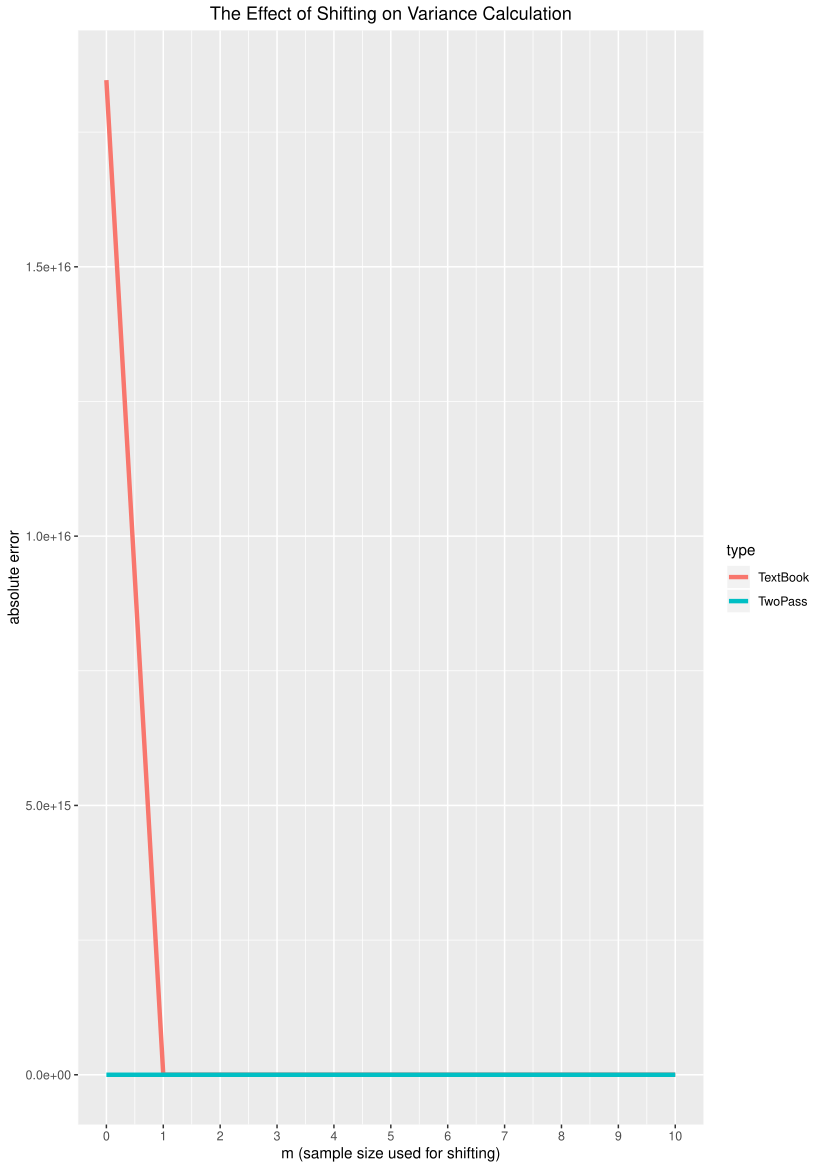

Here is the R script that generated this plot:
# Name: Christian Peters

library(testthat)
library(ggplot2)

# No. 1)
#=======

#' Calculates the sample variance of a vector x using the Youngs and Cramer
#' updating algorithm.
#' 
#' @param x The vector to calculate the variance of. It must be numeric.
#' 
#' @return The variance of x.
youngsCramerVar <- function(x) {
  stopifnot(is.numeric(x), length(x) > 0)
  
  n <- length(x)
  # The variance of a vector with one element is zero.
  if (n==1){
    return(0);
  }
  
  # Implementation of the Youngs Cramer formulas.
  t <- x[1]
  s <- 0
  for(j in 2:n) {
    t <- t + x[j]
    s <- s + (j*x[j]-t)**2/(j*(j-1))
  }
  
  # Return the sample variance.
  return(s/(n-1))
}

#' This function contains various test cases for the youngsCramerVar function.
test_youngsCramerVar <- function() {
  test_that("Test of youngsCramerVar function", {
    # edge cases
    expect_error(youngsCramerVar(numeric()))
    expect_equal(youngsCramerVar(rnorm(1)), 0)
    # minimal example
    expect_true(all.equal(youngsCramerVar(c(0, 1)), 0.5))
    # some bigger examples
    a <- rnorm(100)
    # use all.equal to test "near equality"
    expect_true(all.equal(youngsCramerVar(a), var(a)))
    a <- sample.int(100)
    expect_true(all.equal(youngsCramerVar(a), var(a)))
    a <- rnorm(10000)
    expect_true(all.equal(youngsCramerVar(a), var(a)))
  })
}

test_youngsCramerVar()

# No. 2)
#=======

#' Computes the variance of a vector using the two pass algorithm.
#' 
#' @param x A numeric vector.
#' @param m An optional parameter indicating the sample size based on which
#'          the shift value is calculated (shift = mean of sample of size m).
#'          It must be greater than or equal to zero.
#' 
#' @return The variance of x.
varTwoPass <- function(x, m=0) {
  if (m > 0) {
    x <- x - mean(sample(x, m))
  }
  return(sum((x-mean(x))**2)/(length(x)-1))
}

#' Computes the variance of a vector using the textbook algorithm.
#' 
#' @param x A numeric vector.
#' @param m An optional parameter indicating the sample size based on which
#'          the shift value is calculated (shift = mean of sample of size m).
#'          It must be greater than or equal to zero.
#' 
#' @return The variance of x.
varTextBook <- function(x, m=0) {
  stopifnot(is.numeric(x), m>=0)
  if (m > 0) {
    x <- x - mean(sample(x, m))
  }
  return((sum(x**2) - sum(x)**2/length(x))/(length(x)-1))
}

#' Computes the variance of a vector 1...n or an arbitrary permutation
#' thereof analytically.
#' 
#' @param x A numeric vector containing the first n natural numbers.
#' 
#' @return The variance of x.
varAnalytical <- function(x) {
  stopifnot(is.numeric(x))
  n <- length(x)
  return((n*(n+1))/12.)
}

#' This function visualizes the results of several shifting parameters.
startSimulation <- function(){
  # first determine the real variance
  realVariance <- varAnalytical(1:1000)
  
  # now get the results of twoPass and textBook for different shift sample sizes
  resultsTwoPass <- sapply(0:10, function(m){
    return(varTwoPass(1:1000 + 1e16, m))
  })
  resultsTextBook <- sapply(0:10, function(m){
    return(varTextBook(1:1000 + 1e16, m))
  })
  
  # get the absolute errors
  absTwoPass <- abs(realVariance-resultsTwoPass)
  absTextBook <- abs(realVariance-resultsTextBook)
  
  # create data.frame used for plotting
  df <- data.frame(m=rep(0:10, 2), type=rep(c("TwoPass", "TextBook"), each=11),
                   error=c(absTwoPass, absTextBook))
  
  # plot the results
  print (
    ggplot(df, aes(x=m, y=error, color=type)) + 
      geom_line(size=1.5) +
      ggtitle("The Effect of Shifting on Variance Calculation") +
      scale_x_continuous("m (sample size used for shifting)", breaks=0:10) +
      scale_y_continuous("absolute error") +
      theme(plot.title = element_text(hjust = 0.5))
  )
}

startSimulation()

# In this case no improvements in precision are gained by using a shift parameter
# greater than one. There is however a striking difference in accuracy between
# m=1 and m=0 (not shifting at all).
#
# Based on these results, I recommend a value of m=1 because any further gain in
# precision when estimating the mean does not necessarily lead to further
# improvements when calculating the variance as such.
# It is therefore sufficient to end up at a rough estimate of the numerical
# scale we are dealing with and m=1 should usually be an adequate solution to
# accomplish this.
